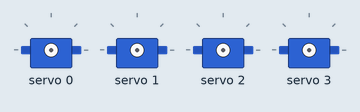
A sketch run on a simulated ESP32. On the bench: 4 × servo. What the sketch prints to the serial monitor is not drawn.

Above: at 0.25 s.
At 0.9 s:
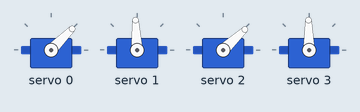
At 1.55 s:
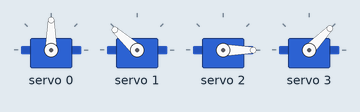
At 2.85 s:
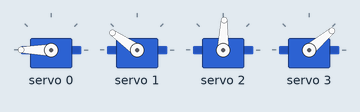
At 4.15 s:
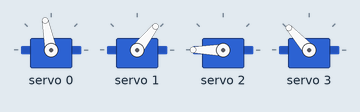
At 5.45 s:
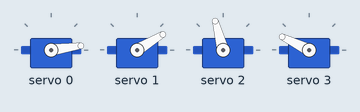
Timing chart, 0 to 7.2 s (numbered marks = the images above):
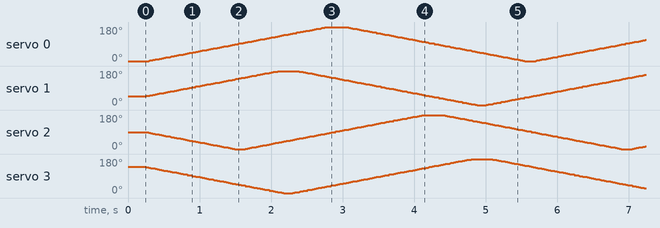

The sketch:

25_servo_pca9685.ino
```cpp
/*
 * Projet 25 - Pilotage multi-servos via PCA9685 (I2C, 16 canaux PWM)
 * Cible : ESP32 / Uno
 * Bibliotheque requise : "Adafruit PWM Servo Driver Library"
 */

#include <Arduino.h>
#include <Wire.h>
#include <Adafruit_PWMServoDriver.h>

Adafruit_PWMServoDriver pwm = Adafruit_PWMServoDriver(0x40);

#define SERVO_FREQ 50 // frequence standard pour servos analogiques
#define SERVO_MIN_PULSE 102  // ~500us a 50Hz (12 bits -> 4096 pas / 20ms)
#define SERVO_MAX_PULSE 512  // ~2500us a 50Hz

const uint8_t NUM_SERVOS = 4;
const unsigned long SWEEP_INTERVAL_MS = 15;
unsigned long lastStepTime = 0;
int angles[NUM_SERVOS] = {0, 45, 90, 135};
int directions[NUM_SERVOS] = {1, 1, -1, -1};

uint16_t angleToPulse(int angleDeg) {
  return map(angleDeg, 0, 180, SERVO_MIN_PULSE, SERVO_MAX_PULSE);
}

void setup() {
  Serial.begin(115200);
  delay(200);
  Wire.begin(21, 22);

  pwm.begin();
  pwm.setOscillatorFrequency(27000000); // frequence typique du cristal interne PCA9685
  pwm.setPWMFreq(SERVO_FREQ);
  delay(10);

  Serial.println("[25_servo_pca9685] PCA9685 initialise - 4 servos en mouvement independant");
}

void loop() {
  unsigned long now = millis();
  if (now - lastStepTime >= SWEEP_INTERVAL_MS) {
    lastStepTime = now;

    for (uint8_t i = 0; i < NUM_SERVOS; i++) {
      angles[i] += directions[i];
      if (angles[i] >= 180) { angles[i] = 180; directions[i] = -1; }
      if (angles[i] <= 0)   { angles[i] = 0;   directions[i] = 1; }
      pwm.setPWM(i, 0, angleToPulse(angles[i]));
    }
  }
}
```
